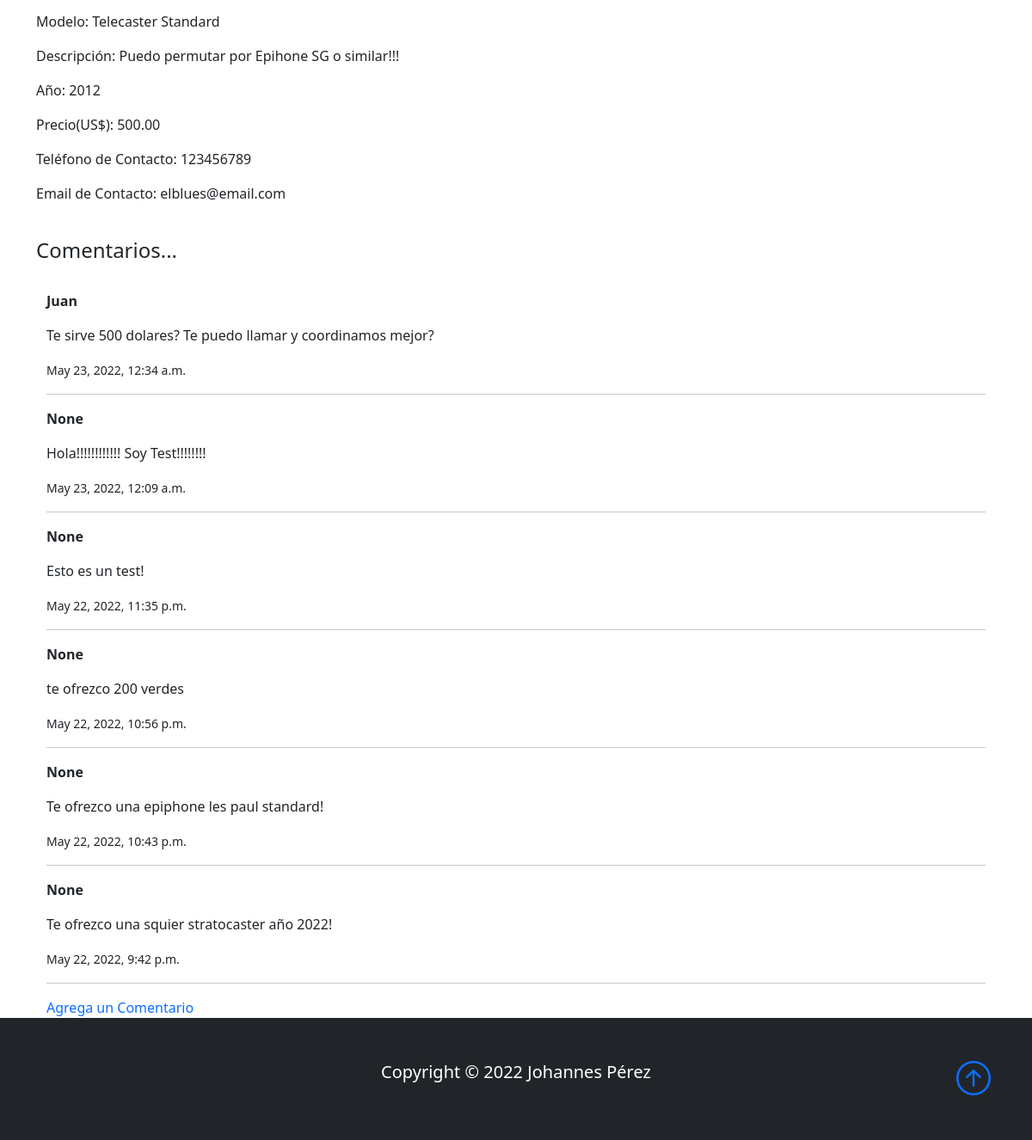
The app's page /guitarraDetalle/2/ (signed in, lower part), older data.
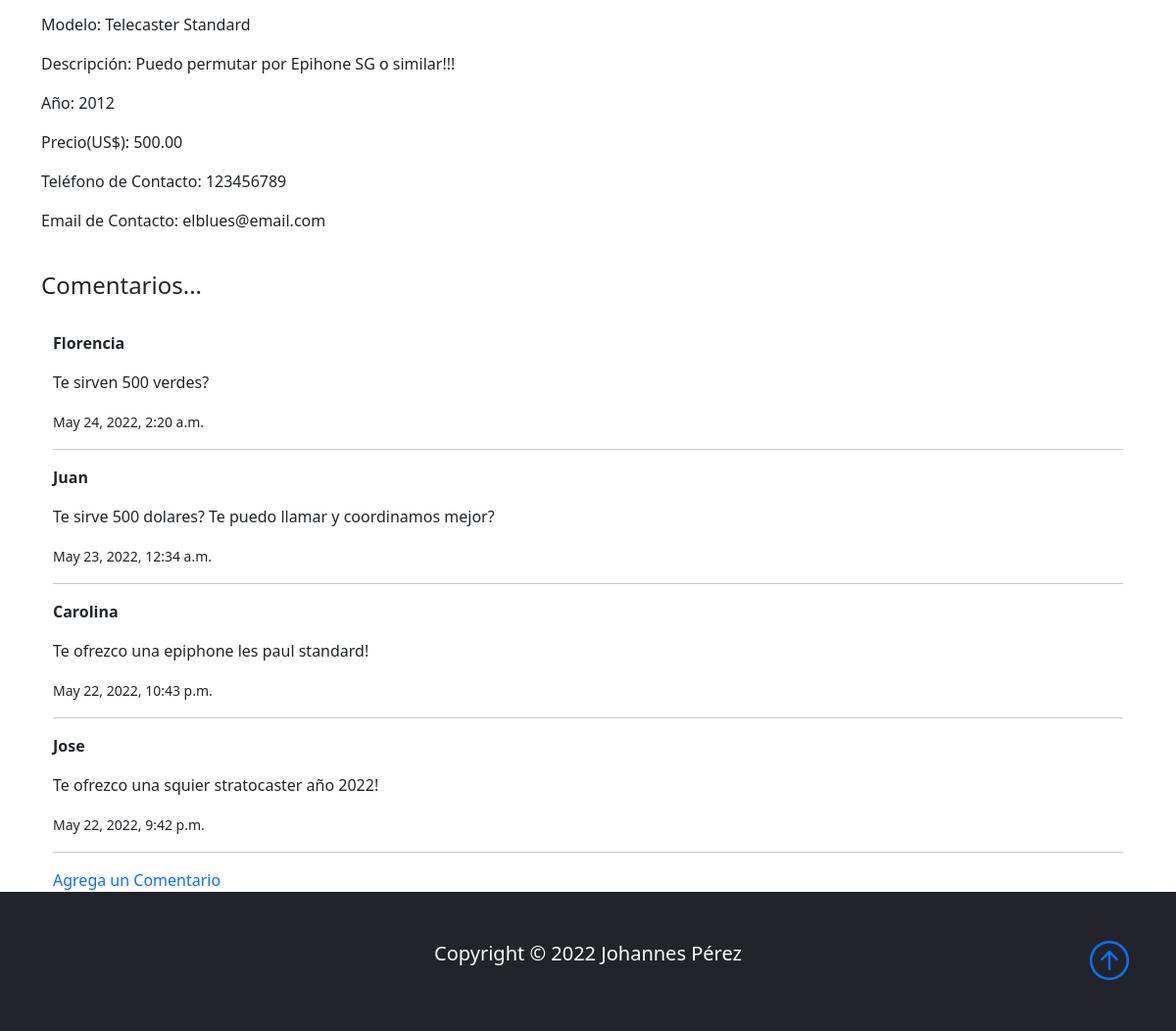
The same page, newer data.
### Base/models.py (models this page shows, shortened)
class Comentario(models.Model):
    comentario = models.ForeignKey(Instrumento, related_name='comentarios', on_delete=models.CASCADE, null=True)
    nombre = models.CharField(max_length=40)
    mensaje = models.TextField(null=True, blank=True)
    fechaComentario = models.DateTimeField(auto_now_add=True)
    class Meta:
        ordering = ['-fechaComentario']

### Base/views.py (the view)
# urls.py: path('guitarraDetalle/<int:pk>/', GuitarraDetalle.as_view(), name='guitarra'),
class GuitarraDetalle(LoginRequiredMixin, DetailView):
    model = Instrumento
    context_object_name = 'guitarra'
    template_name = 'Base/guitarraDetalle.html'

### Base/templates/Base/guitarraDetalle.html (shortened to what this page needs)
{% extends 'Base/home.html' %}
{% block content %}
<div class="container">
<p>Modelo: {{guitarra.modelo}}</p>
<p>Descripción: {{guitarra.descripcion}}</p>
<p>Año: {{guitarra.year}}</p>
<p>Precio(US$): {{guitarra.precio}}</p>
<p>Teléfono de Contacto: {{guitarra.telefonoContacto}}</p>
<p>Email de Contacto: {{guitarra.emailContacto}}</p>
</div>
<br>
<div class="container">
    <h4>Comentarios...</h4>
    <br>
    <div class="container">
    {% if not guitarra.comentarios.all %}
        No han comentado este instrumento
    {% else %}
        {% for comentario in guitarra.comentarios.all %}
        <p><strong>{{comentario.nombre}}</strong></p>
        <p>{{comentario.mensaje}}</p>
        <p><small>{{comentario.fechaComentario}}</small></p>
        <hr>
        {% endfor %}
    {% endif %}
    <a href="{% url 'comentario' guitarra.pk %}">Agrega un Comentario</a>
    </div>
</div>
{% endblock %}

Row changes from the older to the newer data that the page shows:
removed Comentario: nombre "None", mensaje "Hola!!!!!!!!!!!! Soy Test!!!!!!!!", fechaComentario "May 23, 2022, 12:09 a.m."
removed Comentario: nombre "None", mensaje "Esto es un test!", fechaComentario "May 22, 2022, 11:35 p.m."
removed Comentario: nombre "None", mensaje "te ofrezco 200 verdes", fechaComentario "May 22, 2022, 10:56 p.m."
added Comentario: nombre "Florencia", mensaje "Te sirven 500 verdes?", fechaComentario "May 24, 2022, 2:20 a.m."
changed Comentario "Te ofrezco una epiphone les paul standard!": nombre "None" → "Carolina"
changed Comentario: nombre "None" → "Jose"
